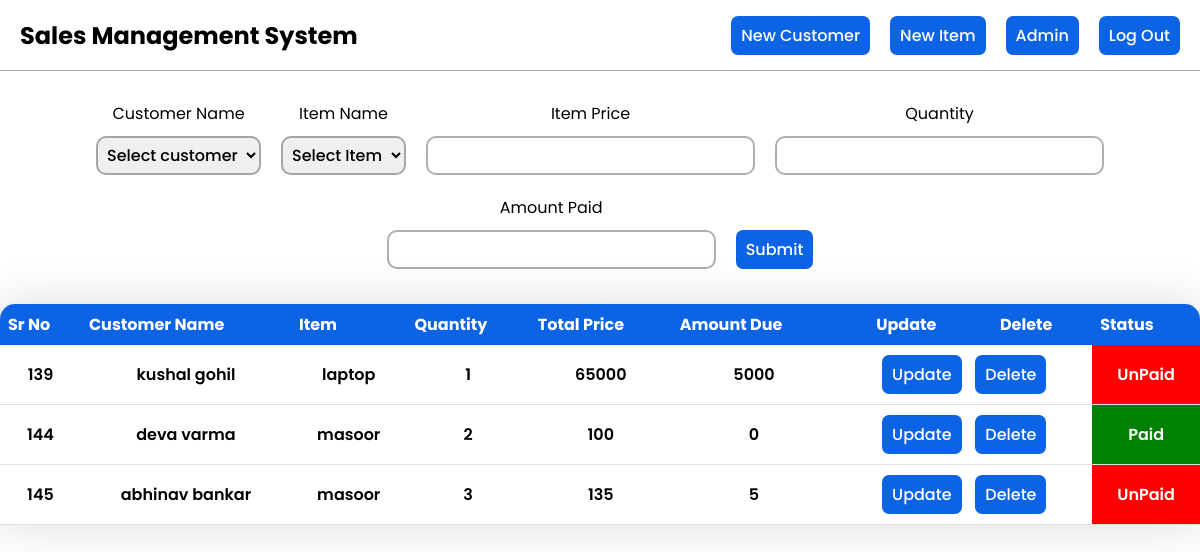
The app's page /dashboard.php (signed in) with its own data.
### tables this page shows
CREATE TABLE IF NOT EXISTS `sale` (
  `sid` int(11) NOT NULL AUTO_INCREMENT,
  `sdate` date NOT NULL,
  `stime` time NOT NULL,
  `cname` varchar(30) NOT NULL,
  `iname` varchar(25) NOT NULL,
  `iqty` int(11) NOT NULL,
  `iprice` int(11) NOT NULL,
  `stotal` int(11) NOT NULL,
  `amtpaid` int(11) NOT NULL,
  `amtdue` int(11) NOT NULL,
  `estatus` varchar(20) NOT NULL,
  PRIMARY KEY (`sid`),
  UNIQUE KEY `sid` (`sid`)
);

### dashboard.php (the view, shortened to what this page needs)
<?php
include('conn.php');
?>
<!DOCTYPE html>
<html lang="en">
<head>
    <link rel="stylesheet" href="./Assets/Style/style.css?v=<?php echo time(); ?>">
</head>
<body>
    <nav>
        <h1>Sales Management System</h1>
        <ul>
            <li><a href="addcust.php"><button class="btn">New Customer</button></a></li>
            <li><a href="additem.php"><button class="btn">New Item</button></a></li>
            <li><a href="login.php"><button class="btn">Admin</button></a></li>
            <li><a href="logout.php"><button class="btn">Log Out</button></a></li>
        </ul>
    </nav>
    <div>
        <form class="dashboardForm" action="" method="POST">
            <div>
                <p>Customer Name</p>
                <select name="cname" id="customer_name">
                    <option value="none" selected>Select customer</option>
                    <?php
                    mysqli_select_db($conn, 'sam') or die("cannot select DB");
                    ?>
                </select>
            </div>
            <div>
                <p>Item Name</p>
                <select name="iname" id="item_name">
                    <option value="none" selected>Select Item</option>
                    <?php
                    mysqli_select_db($conn, 'sam') or die("cannot select DB");
                    ?>
                </select>
            </div>
            <div>
                <p>Item Price</p>
                <input type="number" name="iprice">
            </div>
            <div>
                <p>Quantity</p>
                <input type="number" name="iqty">
            </div>
            <div>
                <p>Amount Paid</p>
                <input type="number" name="amtpaid">
            </div>
            <div class="dashboardAdd">
                <button class="btn" name="submit" value="submit">Submit</button>
            </div>
        </form>
    </div>
    <div class="dashboardSection">
        <table class="dashboardTable">
            <thead>
                <tr>
                    <th>Sr No</th>
                    <th>Customer Name</th>
                    <th>Item</th>
                    <th>Quantity</th>
                    <th>Total Price</th>
                    <th>Amount Due</th>
                    <th class="dashboardtableUD">
                        <span>Update</span>
                        <span>Delete</span>
                    </th>
                    <th>Status</th>
                </tr>
            </thead>
            <tbody>
                <?php
                mysqli_select_db($conn, 'sam') or die("cannot select DB");
                $result = mysqli_query($conn, "SELECT * from sale");
                if (mysqli_num_rows($result) > 0) {
                    while ($row = mysqli_fetch_assoc($result)) {
                ?>
                        <tr>
                            <td><?php echo $row["sid"] ?></td>
                            <td><?php echo $row["cname"] ?></td>
                            <td><?php echo $row["iname"] ?></td>
                            <td><?php echo $row["iqty"] ?></td>
                            <td><?php echo $row["stotal"] ?></td>
                            <td><?php echo $row["amtdue"] ?></td>
                            <td>
                                <button class="btn">
                                    <a href="update.php?id=<?php echo $row["sid"] ?>" name="sid" value=<?php echo $row['sid'] ?>>Update</a>
                                </button>
                                <button class="btn" style="margin-left: 10px;">
                                    <a href="delete.php?id=<?php echo $row["sid"] ?>" name="sid" value=<?php echo $row['sid'] ?>>Delete</a>
                                </button>
                            </td>
                            <?php
                            if ($row["estatus"] == 'UnPaid') {
                                echo '<td class="dashboardUnPaid">' . $row["estatus"] . '</td>';
                            } else {
                                echo '<td class="dashboardPaid">' . $row["estatus"] . '</td>';
                            }
                            ?>
                        </tr>
                <?php
                    }
                } else {
                    echo '<h3> No Record found </h3>';
                }
                ?>
            </tbody>
        </table>
    </div>
</body>
</html>

### Assets/Style/style.css (style rules this page uses)
* { margin: 0; padding: 0; font-family: "Poppins", sans-serif; text-decoration: none; }
:root { --border-radius: 15px; --inputBx-border-radius: 10px; --main-color: #0c63e4; --border-color: #1b1b1b59; }
.btn * { color: #ffff; }
.btn { padding: 7px 10px 7px 10px; border-radius: 7px; background-color: var(--main-color); color: #ffff; font-weight: 500; font-size: 1rem; cursor: pointer; border: none; outline: none; }
input, select { padding: 5px; border-radius: var(--inputBx-border-radius); font-size: 1rem; font-weight: 500; border: 2px solid var(--border-color); outline: none; }
nav { display: flex; display: flex; align-items: center; -ms-flex-wrap: wrap; justify-content: space-between; height: 70px; border-bottom: 1.5px solid var(--border-color); margin-bottom: 20px; }
nav h1 { margin-left: 20px; }
nav ul li { list-style-type: none; margin-right: 20px; }
nav ul { display: flex; display: flex; align-items: center; justify-content: center; }
.dashboardForm { display: flex; width: 100%; display: flex; align-items: center; flex-wrap: wrap; justify-content: center; text-align: center; }
.dashboardForm div { padding: 10px; }
.dashboardForm div p { margin-bottom: 10px; }
.dashboardSection { width: 100%; display: flex; align-items: center; justify-content: center; text-align: center; position: relative; }
.dashboardTable { border-collapse: collapse; margin: 25px 0; border-radius: 15px 15px 0 0; overflow: hidden; box-shadow: 0 0 50px rgba(0, 0, 0, 0.15); font-weight: 600; width: 100%; max-width: 1400px; }
.dashboardTable thead tr { background-color: var(--main-color); text-align: left; color: #ffff; }
.dashboardTable thead th { padding: 8px; }
.dashboardTable td { padding: 10px; }
.dashboardTable tbody tr { border-bottom: 1px solid #dddd; }
.dashboardTable tbody { color: var(--text-Color); position: relative; }
.dashboardtableUD { display: flex; align-items: center; justify-content: space-around; }
.dashboardUnPaid { background-color: red; color: #ffff; }
.dashboardPaid { background-color: green; color: #ffff; }
.dashboardAdd { align-self: flex-end; }

### records on screen
sale: sid "139", cname "kushal gohil", iname "laptop", iqty "1", stotal "65000", amtdue "5000", estatus "UnPaid"
sale: sid "144", cname "deva varma", iname "masoor", iqty "2", stotal "100", amtdue "0", estatus "Paid"
sale: sid "145", cname "abhinav bankar", iname "masoor", iqty "3", stotal "135", amtdue "5", estatus "UnPaid"
